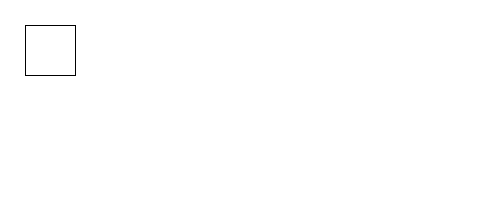
Frame 1 (no input)
Frame 60 (the mouse pressed at the canvas centre just before this capture): identical to frame 1, image omitted
Frame 120 (the mouse held since frame 60 and released just before this capture): identical to frame 1, image omitted

The Processing sketch that drew this single still picture (run headless with seeded random() and noise(); from frame 60 on, the mouse is pressed at the canvas centre):

// Processing sketch: sketch_keyPressed_
// ── sketch_keyPressed_.pde
void setup(){
  size(500, 200);
  background(255);
}

void draw() {
  if (keyPressed) {
    if (key == 'b' || key == 'B') {
      fill(0);
    }
  } else {
    fill(255);
  }
  rect(25, 25, 50, 50);
}
